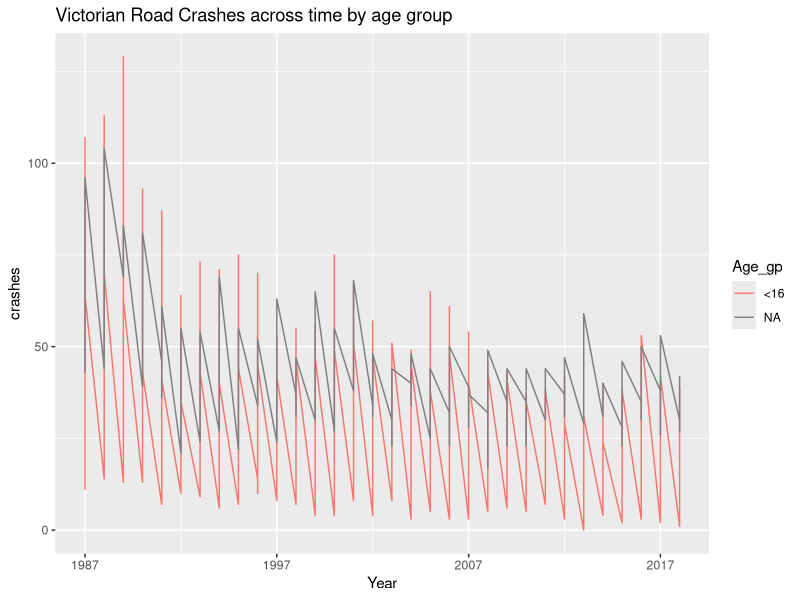

Here is the R script that generated this plot:
library(openxlsx)
library(ggplot2)
library(dplyr)
library(reshape2) #reshape2 allows control of variable name and value name as opposed to reshape

data <- read.xlsx("road_fatalities.xlsx")
class(data)

data <- data[-33, -c(13,14)]
data2 <- reshape2::melt(data, id.vars ="Date", variable.name = "Age_gp", value.name = "crashes")
data2$Age_gp <- as.factor(data2$Age_gp)
data2$Date <- as.numeric(data2$Date)


levels(data2$Age_gp)

levels(data2$Age_gp) <- c("0-4", "5-15", "16-17", "18-20", "21-25", "26-29", "30-39", "40-49", "50-59", "60-69", "70+")
#### Work on this further ####
levels(data2$Age_gp) <- list(`0-4`= c("0-4", "5-15", "16-17", "18-20", "21-25", "26-29", "30-39", "40-49"), Second = c("50-59", "60-69", "70+"))
data2 %>% group_by(Date, Age_gp) %>% summarise(n = sum(crashes))



data2$Age_gp <- factor(data2$Age_gp, levels= c("0-4", "5-15", "16-17", "18-20", "21-25", "26-29", "30-39", "40-49", "50-59", "60-69", "70+") ,labels =c("<16", "<16", "16-20", "16-20", "21-29", "21-29", "30-39", "40-49", "50-59", "60-69","70+"))

time_gph <- ggplot(data2, aes(x=Date, y =crashes, color=Age_gp)) 
time_gph + geom_line() + 
  scale_x_continuous("Year", breaks=seq(data2$Date[1], data2$Date[length(data2$Date)], 10)) + 
  ggtitle("Victorian Road Crashes across time by age group") +
  scale_fill_brewer()##palette="Spectral")


